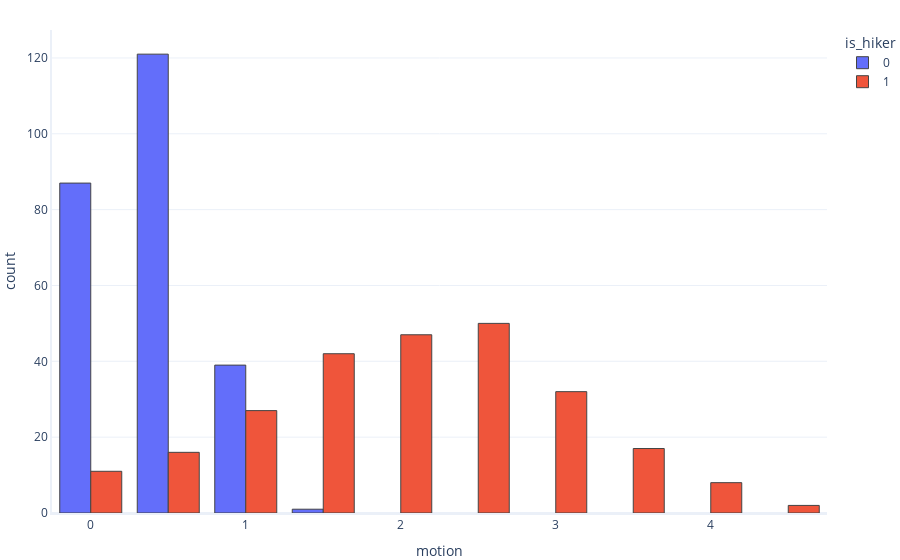

This figure's notebook cell:
### Markdown cell above
# Exercise: Tune the area under the curve

In this exercise, we'll make and compare two models using ROC curves, and tune one using the area under the curve (AUC).

The goal of our models is to identify whether each item detected on the mountain is a hiker (`true`) or a tree (`false`). We'll work with our `motion` feature here. Let's take a look:

### Code cell
import numpy as np
import pandas as pd
import graphing # custom graphing code. See our GitHub repo for details
import sklearn.model_selection

# Load our data from disk
df = pd.read_csv("hiker_or_tree.csv", delimiter="\t")

# Remove features we no longer want
del df["height"]
del df["texture"]

# Split into train and test
train, test =  sklearn.model_selection.train_test_split(df, test_size=0.5, random_state=1)

# Graph our feature
graphing.multiple_histogram(test, label_x="motion", label_group="is_hiker", nbins=12)

### Figure 1 — Plotly figure (JSON) as saved in the notebook; plotly's stock layout.template omitted (floating-point values rounded to 4 significant figures; data arrays with more than 128 entries replaced by an {"elided": "..."} marker saying what was removed)
{"data": [{"histfunc": "count", "name": "0", "nbinsx": 12, "type": "histogram", "x": {"elided": "248 float values"}}, {"histfunc": "count", "name": "1", "nbinsx": 12, "type": "histogram", "x": {"elided": "252 float values"}}], "layout": {"legend": {"title": {"text": "is_hiker"}}, "xaxis": {"title": {"text": "motion"}}, "yaxis": {"title": {"text": "count"}}}}
